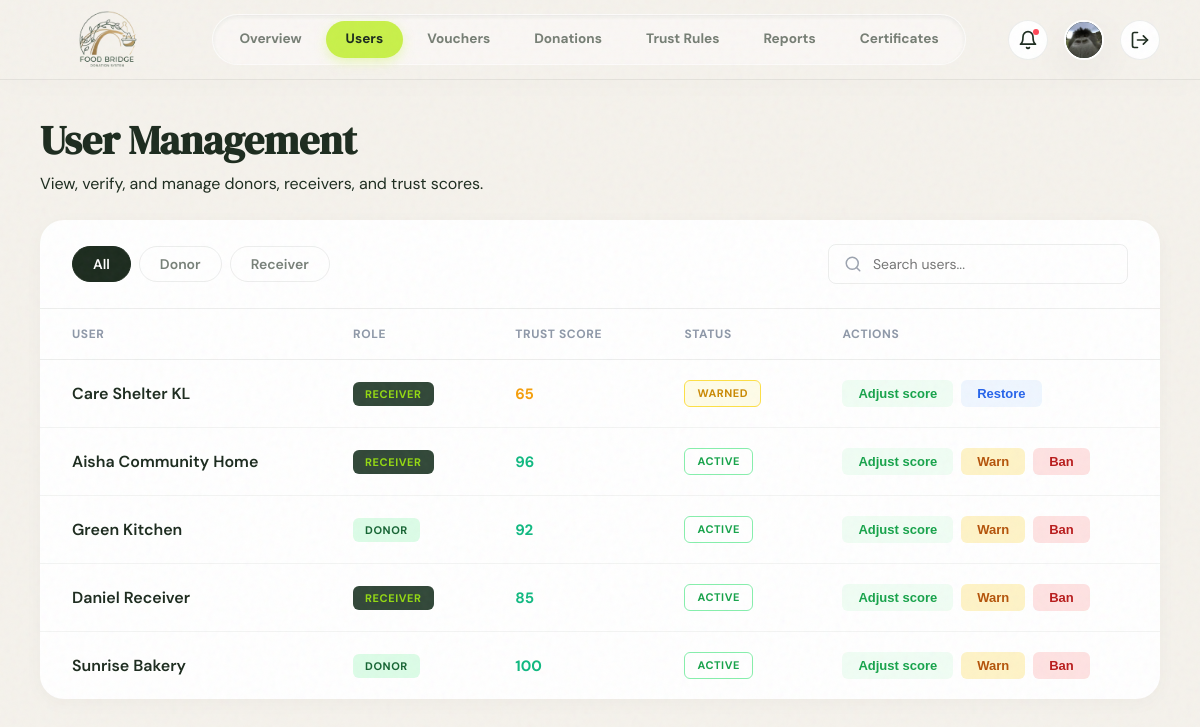
The page /src/roles/admin/users.php (signed in) on the database its author committed.
### tables this page shows
CREATE TABLE users (
  user_id             INT AUTO_INCREMENT PRIMARY KEY,
  role                ENUM('donor', 'receiver', 'admin') NOT NULL,
  full_name           VARCHAR(120) NOT NULL,
  email               VARCHAR(190) NOT NULL UNIQUE,
  profile_url         VARCHAR(500) NULL,
  password_hash       VARCHAR(255) NOT NULL,
  location            VARCHAR(255) NULL,
  latitude            DECIMAL(10, 8) NULL,
  longitude           DECIMAL(11, 8) NULL,
  trust_score         INT NOT NULL DEFAULT 100,
  total_food_donated  INT NOT NULL DEFAULT 0,
  status              ENUM('pending_verification', 'active', 'warned', 'suspended', 'banned') NOT NULL DEFAULT 'pending_verification',
  created_at          DATETIME NOT NULL DEFAULT CURRENT_TIMESTAMP
);

### src/roles/admin/users.php (the view, shortened to what this page needs)
<?php
require_once '../../../database/db.php';
$userAvatar = $_SESSION['user']['avatarImage'] ?? '';
$userName = $_SESSION['user']['name'] ?? 'User';
$initials = strtoupper(substr($userName, 0, 2));
$query = "SELECT * FROM users WHERE role != 'admin' ORDER BY created_at DESC";
$result = mysqli_query($dbConn, $query);
$users = [];
if ($result) {
  $users = mysqli_fetch_all($result, MYSQLI_ASSOC);
}
?>
<!DOCTYPE html>
<html lang="en">
<head>
  <link rel="stylesheet" href="../../assets/css/global.css">
  <link rel="stylesheet" href="../../assets/css/header.css">
  <link rel="stylesheet" href="users.css">
</head>
<body>
  <header class="dashboard-header">
    <a href="dashboard.php" class="navbar-brand">
      <div class="navbar-logo">
        <img src="../../assets/images/logo.png" alt="Logo" />
      </div>
    </a>
    <div class="nav-overlay" id="navOverlay">
      <nav class="dashboard-nav">
        <a href="dashboard.php" class="dashboard-nav-item">Overview</a>
        <a href="users.php" class="dashboard-nav-item active">Users</a>
        <a href="vouchers.php" class="dashboard-nav-item">Vouchers</a>
        <a href="donations.php" class="dashboard-nav-item">Donations</a>
        <a href="trust-rules.php" class="dashboard-nav-item">Trust Rules</a>
        <a href="reports.php" class="dashboard-nav-item">Reports</a>
        <a href="certificates.php" class="dashboard-nav-item">Certificates</a>
      </nav>
    </div>
    <div class="dashboard-actions">
      <a class="action-btn-circle hide-mobile" title="Notifications" style="position: relative;"
        href="notifications.php">
        <svg width="20" height="20" viewBox="0 0 24 24" fill="none" stroke="currentColor" stroke-width="2"
          stroke-linecap="round" stroke-linejoin="round">
          <path d="M6 8a6 6 0 0 1 12 0c0 7 3 9 3 9H3s3-2 3-9"></path>
          <path d="M10.3 21a1.94 1.94 0 0 0 3.4 0"></path>
        </svg>
        <span
          style="position: absolute; top: 8px; right: 8px; width: 6px; height: 6px; background-color: #ff4757; border-radius: 50%;"></span>
      </a>
      <a href="profile.php" class="profile-avatar">
        <?php if (!empty($userAvatar)): ?>
          <img src="../../<?= htmlspecialchars($userAvatar) ?>" alt="<?= htmlspecialchars($userName) ?>"
            style="width: 100%; height: 100%; border-radius: 50%; object-fit: cover;">
        <?php else: ?>
          <?= htmlspecialchars($initials) ?>
        <?php endif; ?>
      </a>
      <a href="../../auth/login.php" class="action-btn-circle hide-mobile" title="Log Out">
        <svg width="20" height="20" viewBox="0 0 24 24" fill="none" stroke="currentColor" stroke-width="2"
          stroke-linecap="round" stroke-linejoin="round">
          <path d="M9 21H5a2 2 0 0 1-2-2V5a2 2 0 0 1 2-2h4"></path>
          <polyline points="16 17 21 12 16 7"></polyline>
          <line x1="21" y1="12" x2="9" y2="12"></line>
        </svg>
      </a>
    </div>
  </header>
  <div class="dashboard-wrapper">
    <main class="dashboard-content">
      <h1 class="page-heading">User Management</h1>
      <p class="page-subheading">View, verify, and manage donors, receivers, and trust scores.</p>
      <div class="content-body">
        <div class="table-container">
          <div class="table-top-bar">
            <div class="filter-group">
              <button class="filter-btn active">All</button>
              <button class="filter-btn">Donor</button>
              <button class="filter-btn">Receiver</button>
            </div>
            <div class="search-box">
              <svg width="18" height="18" viewBox="0 0 24 24" fill="none" stroke="currentColor" stroke-width="2"
                stroke-linecap="round" stroke-linejoin="round" class="search-icon">
                <circle cx="11" cy="11" r="8"></circle>
                <line x1="21" y1="21" x2="16.65" y2="16.65"></line>
              </svg>
              <input type="text" placeholder="Search users...">
            </div>
          </div>
          <div class="table-responsive">
            <table class="users-table">
              <thead>
                <tr>
                  <th>USER</th>
                  <th>ROLE</th>
                  <th>TRUST SCORE</th>
                  <th>STATUS</th>
                  <th>ACTIONS</th>
                </tr>
              </thead>
              <tbody>
                <?php foreach ($users as $u): ?>
                  <?php
                  $scoreClass = 'score-high';
                  if ($u['trust_score'] < 50)
                    $scoreClass = 'score-low';
                  else if ($u['trust_score'] < 80)
                    $scoreClass = 'score-medium';
                  $statusClass = 'badge-active';
                  if ($u['status'] === 'warned')
                    $statusClass = 'badge-warn';
                  else if ($u['status'] === 'suspended' || $u['status'] === 'banned')
                    $statusClass = 'badge-ban';
                  $safeName = htmlspecialchars($u['full_name'], ENT_QUOTES);
                  ?>
                  <tr data-role="<?= strtolower($u['role']) ?>">
                    <td>
                      <div class="user-cell">
                        <span class="user-name"><?= htmlspecialchars($u['full_name']) ?></span>
                      </div>
                    </td>
                    <td><span class="badge badge-<?= strtolower($u['role']) ?>"><?= strtoupper($u['role']) ?></span></td>
                    <td><span class="trust-score <?= $scoreClass ?>"><?= $u['trust_score'] ?></span></td>
                    <td class="status-cell"><span class="badge <?= $statusClass ?>"><?= strtoupper($u['status']) ?></span>
                    </td>
                    <td>
                      <div class="action-buttons">
                        <button class="btn-action ok"
                          onclick="openScoreModal(this, '<?= $safeName ?>', <?= $u['trust_score'] ?>, '<?= htmlspecialchars($u['role']) ?>', <?= $u['user_id'] ?>)">Adjust
                          score</button>
                        <button class="btn-action warn" onclick="warnUser(this, <?= $u['user_id'] ?>)" <?= ($u['status'] !== 'active') ? 'style="display:none;"' : '' ?>>Warn</button>
                        <button class="btn-action ban" onclick="banUser(this, <?= $u['user_id'] ?>)" <?= ($u['status'] !== 'active') ? 'style="display:none;"' : '' ?>>Ban</button>
                        <button class="btn-action ok restore" onclick="restoreUser(this, <?= $u['user_id'] ?>)"
                          <?= ($u['status'] === 'active') ? 'style="display:none;"' : '' ?>>Restore</button>
                      </div>
                    </td>
                  </tr>
                <?php endforeach; ?>
              </tbody>
            </table>
          </div>
        </div>
      </div>
    </main>
  </div>
</body>
</html>

### src/assets/css/global.css (style rules this page uses)
:root { --color-forest: #1C2B1E; --color-forest-hover: #152016; --color-forest-rgb: 28, 43, 30; --color-lime: #C8F04A; --color-lime-hover: #bde73c; --color-lime-rgb: 200, 240, 74; --color-parchment: #F5F2EC; --color-terracotta: #E8431A; --color-terracotta-rgb: 232, 67, 26; --color-white: #FFFFFF; --color-white-rgb: 255, 255, 255; --color-border: rgba(28, 43, 30, 0.08); --color-text-muted: rgba(28, 43, 30, 0.6); --font-display: "DM Serif Display", serif; --font-sans: "DM Sans", sans-serif; --font-syne: "Syne", sans-serif; --border-radius-card: 24px; --border-radius-btn: 9999px; --shadow-glow: 0 12px 40px rgba(28, 43, 30, 0.06); --shadow-premium: 0 20px 40px -10px rgba(28, 43, 30, 0.08); --shadow-hover: 0 30px 60px -12px rgba(28, 43, 30, 0.12); --shadow-inset: inset 0 2px 4px 0 rgba(0, 0, 0, 0.06); --gradient-lime-forest: linear-gradient(135deg, var(--color-lime) 0%, #aedb29 100%); --gradient-card-light: linear-gradient(180deg, rgba(255, 255, 255, 0.9) 0%, rgba(255, 255, 255, 0.75) 100%); --gradient-card-dark: linear-gradient(135deg, var(--color-forest) 0%, #2b3f2e 100%); --transition-smooth: all 0.3s cubic-bezier(0.25, 0.8, 0.25, 1); --transition-fast: all 0.15s cubic-bezier(0.25, 0.8, 0.25, 1); }
*, *::before, *::after { box-sizing: border-box; margin: 0; padding: 0; }
html, body { background-color: var(--color-parchment); color: var(--color-forest); font-family: var(--font-sans); font-size: 16px; line-height: 1.5; -webkit-font-smoothing: antialiased; -moz-osx-font-smoothing: grayscale; overflow-x: hidden; min-height: 100vh; }
h1, h2, h3, h4, h5, h6 { font-family: var(--font-display); font-weight: 900; line-height: 1.2; }
h1 { font-family: var(--font-display); color: var(--color-forest); font-size: 2.5rem; line-height: 2.5rem; font-weight: 900; margin-bottom: 12px; }
.dashboard-wrapper { display: flex; flex-direction: column; min-height: 100vh; }
.dashboard-content { flex: 1; padding: 40px; max-width: 1200px; width: 100%; margin: 0 auto; position: relative; z-index: 10; }

### src/assets/css/header.css (style rules this page uses)
.navbar-brand { display: flex; align-items: center; text-decoration: none; color: var(--color-forest); }
.navbar-logo { width: 130px; height: 130px; flex-shrink: 0; border-radius: 50%; display: flex; align-items: center; justify-content: center; overflow: hidden; background-color: transparent; }
.navbar-logo img { width: 100%; height: 100%; object-fit: contain; }
.dashboard-header { position: sticky; top: 0; width: 100%; height: 80px; background: rgba(245, 242, 236, 0.75); backdrop-filter: blur(24px); -webkit-backdrop-filter: blur(24px); border-bottom: 1px solid var(--color-border); display: flex; align-items: center; justify-content: space-between; padding: 0 40px; z-index: 900; box-shadow: 0 4px 30px rgba(0, 0, 0, 0.02); }
.dashboard-nav { display: flex; align-items: center; background: rgba(255, 255, 255, 0.4); border: 1px solid rgba(255, 255, 255, 0.5); border-radius: var(--border-radius-btn); padding: 6px; gap: 4px; box-shadow: var(--shadow-inset); }
.dashboard-nav-item { text-decoration: none; font-family: var(--font-sans); font-weight: 700; font-size: 0.85rem; padding: 8px 20px; color: var(--color-text-muted); border-radius: var(--border-radius-btn); transition: var(--transition-smooth); }
.dashboard-nav-item.active { color: var(--color-forest); background-color: var(--color-lime); box-shadow: 0 4px 12px rgba(200, 240, 74, 0.35); }
.dashboard-actions { display: flex; align-items: center; gap: 16px; }
.action-btn-circle { width: 40px; height: 40px; border-radius: 50%; background-color: var(--color-white); border: 1px solid var(--color-border); display: flex; align-items: center; justify-content: center; color: var(--color-forest); cursor: pointer; transition: var(--transition-smooth); text-decoration: none; }
.profile-avatar { width: 40px; height: 40px; border-radius: 50%; background-color: var(--color-forest); color: var(--color-parchment); display: flex; align-items: center; justify-content: center; font-weight: 700; text-decoration: none; font-size: 0.85rem; border: 2px solid var(--color-white); box-shadow: var(--shadow-glow); transition: var(--transition-smooth); }
.nav-overlay { display: flex; align-items: center; }

### rows shown on the page
users: full_name "Care Shelter KL", role "RECEIVER", trust_score "65", status "WARNED"
users: full_name "Aisha Community Home", role "RECEIVER", trust_score "96", status "ACTIVE"
users: full_name "Green Kitchen", role "DONOR", trust_score "92", status "ACTIVE"
users: full_name "Daniel Receiver", role "RECEIVER", trust_score "85", status "ACTIVE"
users: full_name "Sunrise Bakery", role "DONOR", trust_score "100", status "ACTIVE"
